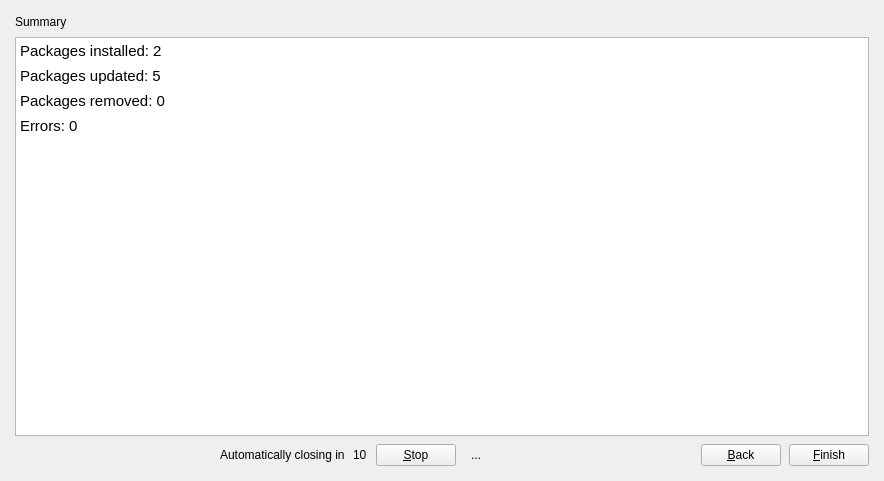
<?xml version="1.0" encoding="UTF-8"?>
<ui version="4.0">
 <author>Stefan Hundhammer</author>
 <class>SummaryPage</class>
 <widget class="QWidget" name="SummaryPage">
  <property name="geometry">
   <rect>
    <x>0</x>
    <y>0</y>
    <width>884</width>
    <height>481</height>
   </rect>
  </property>
  <property name="windowTitle">
   <string>Form</string>
  </property>
  <layout class="QVBoxLayout" name="verticalLayout">
   <property name="spacing">
    <number>8</number>
   </property>
   <property name="leftMargin">
    <number>15</number>
   </property>
   <property name="topMargin">
    <number>15</number>
   </property>
   <property name="rightMargin">
    <number>15</number>
   </property>
   <property name="bottomMargin">
    <number>15</number>
   </property>
   <item>
    <widget class="QLabel" name="headingLabel">
     <property name="text">
      <string>Summary</string>
     </property>
     <property name="textFormat">
      <enum>Qt::AutoText</enum>
     </property>
    </widget>
   </item>
   <item>
    <widget class="QTextEdit" name="contentTextEdit">
     <property name="enabled">
      <bool>true</bool>
     </property>
     <property name="readOnly">
      <bool>true</bool>
     </property>
     <property name="markdown">
      <string>Packages installed: 2

Packages updated: 5

Packages removed: 0

Errors: 0

</string>
     </property>
     <property name="html">
      <string notr="true">&lt;!DOCTYPE HTML PUBLIC &quot;-//W3C//DTD HTML 4.0//EN&quot; &quot;http://www.w3.org/TR/REC-html40/strict.dtd&quot;&gt;
&lt;html&gt;&lt;head&gt;&lt;meta name=&quot;qrichtext&quot; content=&quot;1&quot; /&gt;&lt;style type=&quot;text/css&quot;&gt;
p, li { white-space: pre-wrap; }
&lt;/style&gt;&lt;/head&gt;&lt;body style=&quot; font-family:'Droid Sans'; font-size:10pt; font-weight:400; font-style:normal;&quot;&gt;
&lt;p style=&quot; margin-top:7px; margin-bottom:7px; margin-left:0px; margin-right:0px; -qt-block-indent:0; text-indent:0px;&quot;&gt;&lt;span style=&quot; font-size:11pt;&quot;&gt;Packages installed: 2&lt;/span&gt;&lt;/p&gt;
&lt;p style=&quot; margin-top:7px; margin-bottom:7px; margin-left:0px; margin-right:0px; -qt-block-indent:0; text-indent:0px;&quot;&gt;&lt;span style=&quot; font-size:11pt;&quot;&gt;Packages updated: 5&lt;/span&gt;&lt;/p&gt;
&lt;p style=&quot; margin-top:7px; margin-bottom:7px; margin-left:0px; margin-right:0px; -qt-block-indent:0; text-indent:0px;&quot;&gt;&lt;span style=&quot; font-size:11pt;&quot;&gt;Packages removed: 0&lt;/span&gt;&lt;/p&gt;
&lt;p style=&quot; margin-top:7px; margin-bottom:7px; margin-left:0px; margin-right:0px; -qt-block-indent:0; text-indent:0px;&quot;&gt;&lt;span style=&quot; font-size:11pt;&quot;&gt;Errors: 0&lt;/span&gt;&lt;/p&gt;&lt;/body&gt;&lt;/html&gt;</string>
     </property>
    </widget>
   </item>
   <item>
    <layout class="QHBoxLayout" name="buttonsHBox">
     <item>
      <spacer name="buttonBoxHSpacer1">
       <property name="orientation">
        <enum>Qt::Horizontal</enum>
       </property>
       <property name="sizeHint" stdset="0">
        <size>
         <width>40</width>
         <height>20</height>
        </size>
       </property>
      </spacer>
     </item>
     <item>
      <widget class="QLabel" name="countdownCaption">
       <property name="text">
        <string>Automatically closing in</string>
       </property>
      </widget>
     </item>
     <item>
      <widget class="QLabel" name="countdownLabel">
       <property name="text">
        <string>10</string>
       </property>
      </widget>
     </item>
     <item>
      <spacer name="buttonBoxHSpacer3">
       <property name="orientation">
        <enum>Qt::Horizontal</enum>
       </property>
       <property name="sizeType">
        <enum>QSizePolicy::Fixed</enum>
       </property>
       <property name="sizeHint" stdset="0">
        <size>
         <width>1</width>
         <height>15</height>
        </size>
       </property>
      </spacer>
     </item>
     <item>
      <widget class="QPushButton" name="stopButton">
       <property name="text">
        <string>&amp;Stop</string>
       </property>
      </widget>
     </item>
     <item>
      <widget class="QToolButton" name="countdownMenuButton">
       <property name="contextMenuPolicy">
        <enum>Qt::CustomContextMenu</enum>
       </property>
       <property name="text">
        <string>...</string>
       </property>
       <property name="icon">
        <iconset>
         <normalon>:/hamburger</normalon>
        </iconset>
       </property>
       <property name="iconSize">
        <size>
         <width>18</width>
         <height>18</height>
        </size>
       </property>
       <property name="popupMode">
        <enum>QToolButton::InstantPopup</enum>
       </property>
       <property name="autoRaise">
        <bool>true</bool>
       </property>
      </widget>
     </item>
     <item>
      <spacer name="buttonBoxHSpacer2">
       <property name="orientation">
        <enum>Qt::Horizontal</enum>
       </property>
       <property name="sizeType">
        <enum>QSizePolicy::Expanding</enum>
       </property>
       <property name="sizeHint" stdset="0">
        <size>
         <width>20</width>
         <height>20</height>
        </size>
       </property>
      </spacer>
     </item>
     <item>
      <widget class="QPushButton" name="backButton">
       <property name="text">
        <string>&amp;Back</string>
       </property>
      </widget>
     </item>
     <item>
      <widget class="QPushButton" name="finishButton">
       <property name="text">
        <string>&amp;Finish</string>
       </property>
       <property name="autoDefault">
        <bool>false</bool>
       </property>
      </widget>
     </item>
    </layout>
   </item>
  </layout>
 </widget>
 <resources>
  <include location="icons.qrc"/>
 </resources>
 <connections/>
</ui>
